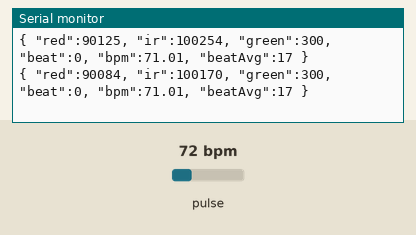
This sketch was run on a simulated Arduino Uno, built with avr-gcc and run on an emulated ATmega328P. On the bench: the last lines printed to the serial monitor. The test bench sets the inputs (shaded band); at power-on: pulse 72 bpm.

Above: at 1.2 s.
1.3 s: pulse set to 130 bpm
At 1.3 s:
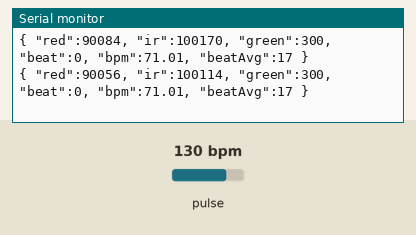
4.3 s: pulse set to 42 bpm
At 4.35 s:
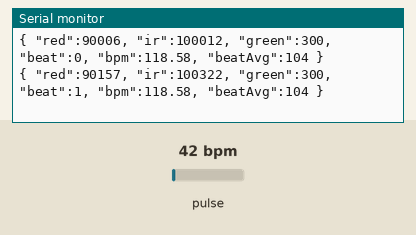
7.3 s: pulse set to 70 bpm
At 7.33 s:
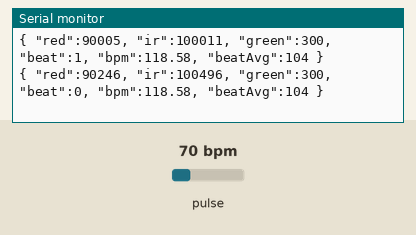
10.3 s: pulse set to 158 bpm
At 10.37 s:
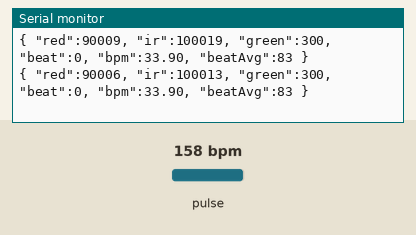
13.3 s: pulse set to 100 bpm
At 13.33 s:
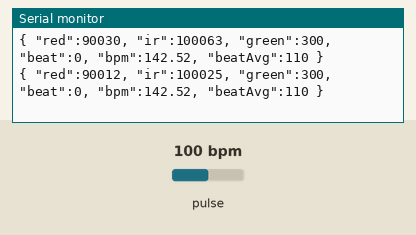
Timing chart, 0 to 16.3 s (numbered marks = the images above; inputs shaded):
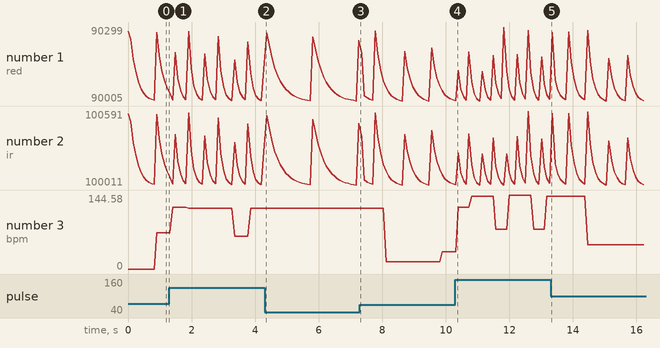

The sketch:

arduino-sketch.ino
```cpp
#include <Wire.h>
#include "MAX30105.h"
#include "heartRate.h"
// https://github.com/sparkfun/SparkFun_MAX3010x_Sensor_Library

MAX30105 sensor;

const byte RATE_SIZE = 4;
byte rates[RATE_SIZE];
byte rateSpot = 0;
long lastBeat = 0;
float beatsPerMinute;
int beatAvg;

void setup()
{
  Serial.begin(9600);

  if (!sensor.begin())
  {
    Serial.println("MAX30105 was not found.");
    while (1);
  }

  sensor.setup();
  sensor.setPulseAmplitudeRed(0x0A);
  sensor.setPulseAmplitudeGreen(0);
}

void loop()
{
  long irValue = sensor.getIR();

  if (checkForBeat(irValue) == true)
  {
    //We sensed a beat!
    long delta = millis() - lastBeat;
    lastBeat = millis();

    beatsPerMinute = 60 / (delta / 1000.0);

    if (beatsPerMinute < 255 && beatsPerMinute > 20)
    {
      rates[rateSpot++] = (byte)beatsPerMinute;
      rateSpot %= RATE_SIZE; //Wrap variable

      //Take average of readings
      beatAvg = 0;
      for (byte x = 0 ; x < RATE_SIZE ; x++)
        beatAvg += rates[x];
      beatAvg /= RATE_SIZE;
    }
  }

  Serial.print("{ ");

  Serial.print("\"red\":");
  Serial.print(sensor.getRed());
  Serial.print(", ");

  Serial.print("\"ir\":");
  Serial.print(irValue);
  Serial.print(", ");

  Serial.print("\"green\":");
  Serial.print(sensor.getGreen());
  Serial.print(", ");

  Serial.print("\"beat\":");
  Serial.print(checkForBeat(irValue));
  Serial.print(", ");

  Serial.print("\"bpm\":");
  Serial.print(beatsPerMinute);
  Serial.print(", ");

  Serial.print("\"beatAvg\":");
  Serial.print(beatAvg);

  Serial.print(" }");

  Serial.println();
}
```

Measured:
- plotted number 1: 90056 → 90157 after the input at 1.3 s, 90157 → 90246 after the input at 4.3 s
- plotted number 2: 100114 → 100322 after the input at 1.3 s, 100322 → 100496 after the input at 4.3 s, 100019 → 100025 after the input at 10.3 s
- plotted number 3: 71.01 → 118.58 after the input at 1.3 s, 118.58 → 33.9 after the input at 7.3 s, 33.9 → 142.52 after the input at 10.3 s
